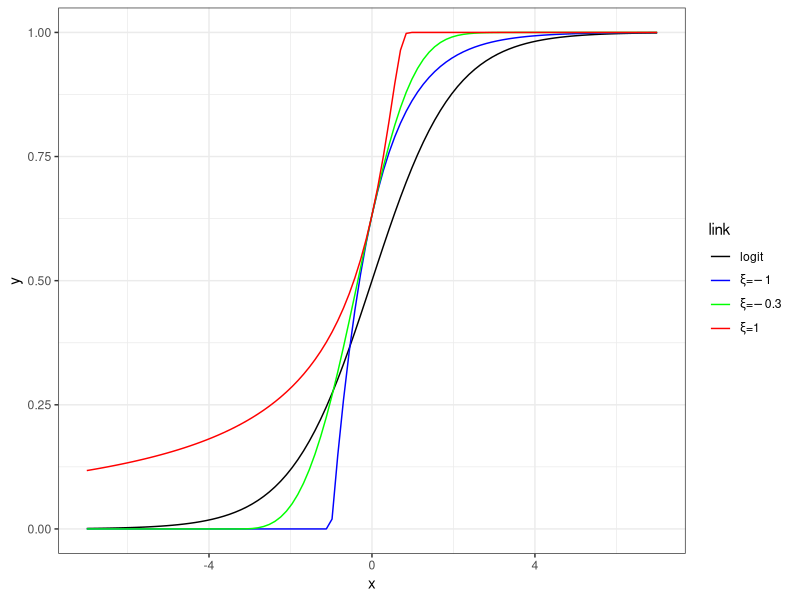
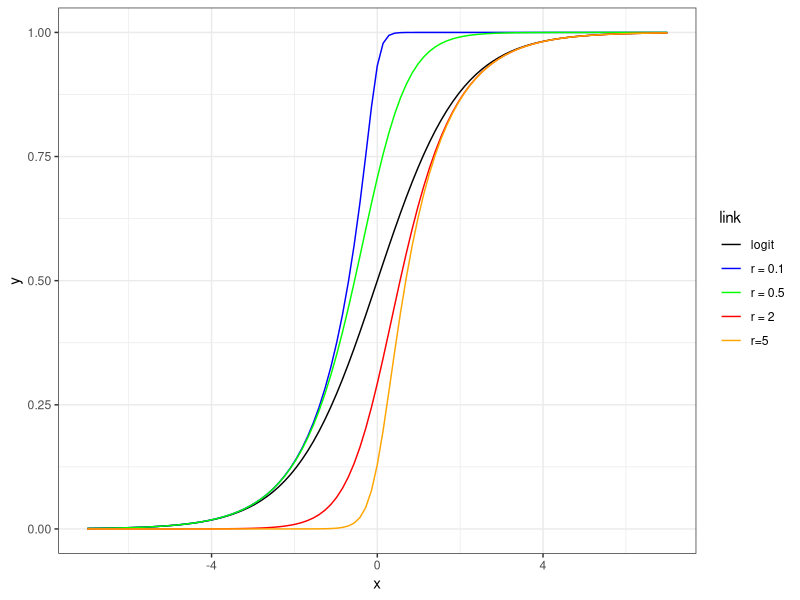
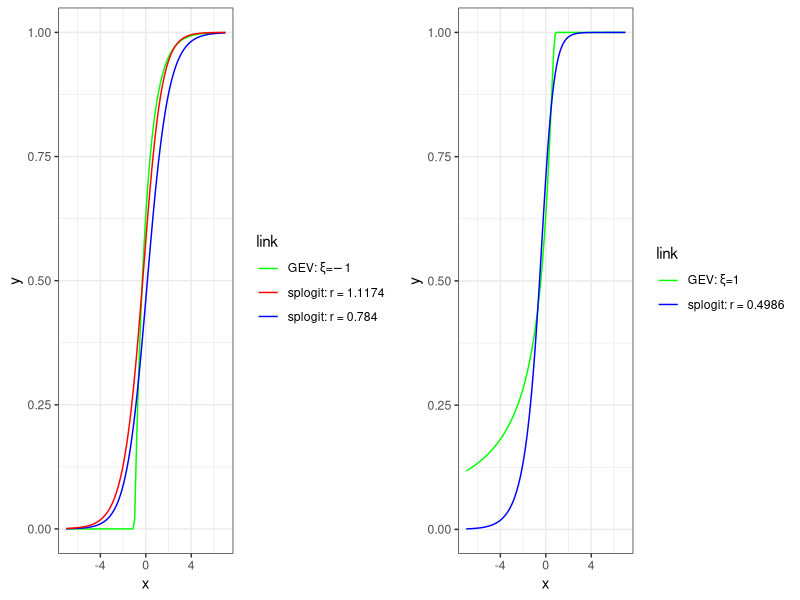
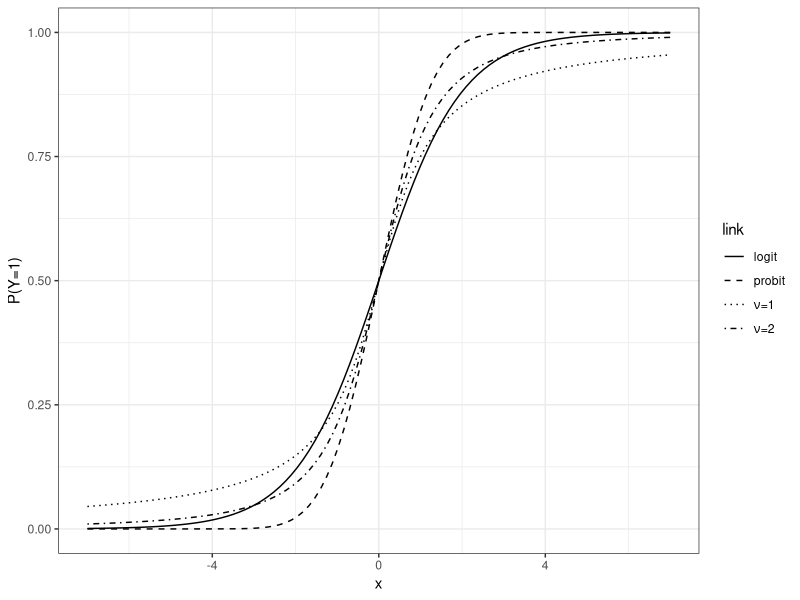
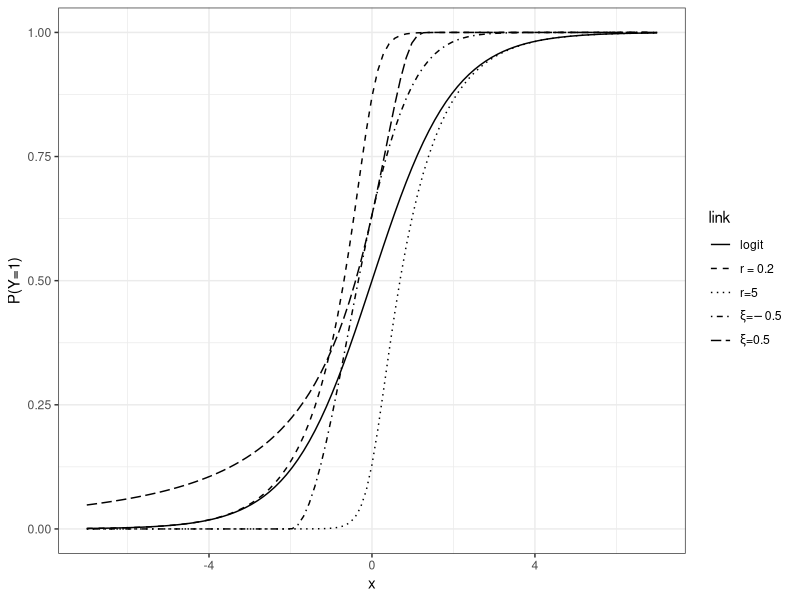
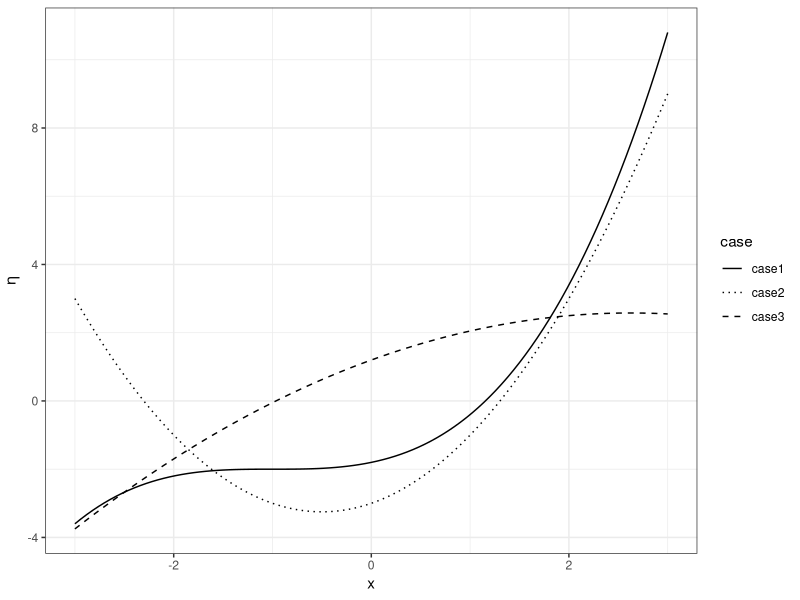

Write R code to recreate these figures, in order.
###### consider splogit and gev #### distribution ####
setwd("/Users/Xin/Research/link_function/")
library(ggplot2)
library(gridExtra)
library(evd)
###gev ###
pdf('document/figures/comparison/gevlink.pdf',width = 8,height = 6)
label.gev <- c('logit',expression(paste(xi,'=',-1,sep=' ')),expression(paste(xi,'=',-0.3,sep=' ')),expression(paste(xi,'=',1,sep=' ')))
ggplot(data.frame(x=c(-7, 7)), aes(x)) + 
  stat_function(fun=function(x) plogis(x,location = 0,scale = 1),aes(color='logit'))+
  stat_function(fun = function(x) 1-pgev(-x,loc = 0,scale = 1,shape = -1), aes(color='gev1' ))+
  stat_function(fun = function(x) 1-pgev(-x,loc = 0,scale = 1,shape = -0.3), aes(color='gev2' ))+
  stat_function(fun = function(x) 1-pgev(-x,loc = 0,scale = 1,shape = 1), aes(color='gev3' ))+
  scale_colour_manual(name='link',values=c('logit'='black','gev1'="blue",'gev2'="green",'gev3'='red'),labels= label.gev,breaks=c('logit','gev1','gev2','gev3'))+theme_bw()+theme(legend.text.align=0)
dev.off()


splogit.link <- function(eta0,r0)
{
  if(r0 >0 & r0 <=1)
  {
    prob0 <- exp(eta0)/((1+exp(eta0/r0))^r0)
  }
  
  if(r0 > 1)
  {
    eta.new <- -r0*eta0
    prob0 <- 1-(exp(eta.new)/(1+exp(eta.new)))^(1/r0)
  }
  return(prob0)
}


#### splogit ####

pdf('document/figures/comparison/splogitlink.pdf',width = 8,height = 6)
label.splogit <- c(paste('r','=',0.1,sep=' '),paste('r','=',0.5,sep=' '),paste('r','=',2,sep=' '),paste('r','=','5',sep=''))

ggplot(data.frame(x=c(-7, 7)), aes(x)) + 
  stat_function(fun=function(x) plogis(x,location = 0,scale = 1),aes(color='logit'))+
  stat_function(fun = function(x) splogit.link(eta0 = x,r0 = 0.1), aes(color='splogit1'))+
  stat_function(fun = function(x) splogit.link(eta0 = x,r0 = 0.5), aes(color='splogit2'))+
  stat_function(fun = function(x) splogit.link(eta0 = x,r0 = 2), aes(color='splogit3'))+
  stat_function(fun = function(x) splogit.link(eta0 = x,r0 = 5), aes(color='splogit4'))+
  scale_colour_manual(name='link',values=c('logit'='black','splogit1'="blue",'splogit2'='green','splogit3'='red','splogit4'='orange'),labels=c('logit',label.splogit),breaks=c('logit',paste('splogit',1:4,sep='')))+theme_bw()+theme(legend.text.align=0)
dev.off()


### comparison between gev and splogit ####

r.fun <- function(r,xi,interval,nseq)
{
  x <- seq(interval[1],interval[2],length.out = nseq)
  gev.value <- 1-pgev(-x,loc=0,scale=1,shape=xi)
  splogit.value <- splogit.link(eta0 = x,r0 = r)
  dif <- sum((gev.value - splogit.value)^2)
  return(dif)
}

r1.fun <- function(r)
{
  r.fun(r,xi=-1,interval=c(-6,6),nseq=2000)
}

r2.fun <- function(r)
{
  r.fun(r,xi=1,interval=c(-5,5),nseq=2000)
}
optimize(r1.fun,c(0,10))
optimize(r2.fun,c(0.1,2))

r.fun.skew <- function(r,xi)
{
  if(r>0 & r <1)
  {
    value <- 1-1*(r/(r+1))^(r)-exp(-(1+xi))
  }
  
  if(r >1)
  {
    value<- r*(1/(r+1))^(1/r)- exp(-(1+xi))
  }
  return(value)
}

rs1 <- function(r)
{
  r.fun.skew(r,-1)
}


library(gridExtra)

pdf('document/figures/comparison/comparisonlink.pdf',width = 14,height = 6)
c1 <- ggplot(data.frame(x=c(-7, 7)), aes(x)) + 
  stat_function(fun = function(x) 1-pgev(-x,loc = 0,scale = 1,shape = -1), aes(color='gev2' ))+
  stat_function(fun = function(x) splogit.link(eta0 = x,r0 = 1.1174), aes(color='splogit2'))+
  stat_function(fun = function(x) splogit.link(eta0=x,r0=0.7840), aes(color='splogit1'))+
  scale_colour_manual(name='link',values=c('gev2'="green",'splogit2'='blue','splogit1'='red'),labels=c(expression(paste('GEV: ',xi,'=',-1)),paste('splogit:','r','=',1.1174),paste('splogit:','r','=',0.7840)))+
  theme_bw()+theme(legend.text.align=0)

c2 <- ggplot(data.frame(x=c(-7, 7)), aes(x)) + 
  stat_function(fun = function(x) 1-pgev(-x,loc = 0,scale = 1,shape = 1), aes(color='gev2' ))+
  stat_function(fun = function(x) splogit.link(eta0 = x,r0 = 0.4986), aes(color='splogit2'))+
  scale_colour_manual(name='link',values=c('gev2'="green",'splogit2'='blue'),labels=c(expression(paste('GEV: ',xi,'=',1)),paste('splogit:','r','=',0.4986)))+theme_bw()+
  theme(legend.text.align=0)
grid.arrange(c1,c2,ncol=2)
dev.off()



###### symmetric link #####
pdf("document/figures/symmetric_link.pdf",width = 6,height = 4)
label.sym <- c('logit',"probit",expression(paste(nu,'=',1,sep=' ')),expression(paste(nu,'=',2,sep=' ')))
ggplot(data.frame(x=c(-7, 7)), aes(x)) + 
  stat_function(fun=function(x) plogis(x,location = 0,scale = 1),aes(linetype='logit'))+
  stat_function(fun = function(x) pnorm(x,0,1),aes(linetype="probit"))+
  stat_function(fun = function(x) pt(x,df = 1),aes(linetype = "t1"))+
  stat_function(fun = function(x) pt(x,df = 2),aes(linetype = "t2"))+
  scale_linetype_manual(name='link',values=c('logit'=1,'probit'=2,'t1'=3,'t2'=4),labels= label.sym,breaks=c('logit','probit','t1','t2'))+theme_bw()+theme(legend.text.align=0)+ylab("P(Y=1)")
dev.off()


pdf("document/figures/asymmetric_link.pdf",width = 6,height = 4)
label.asym <- c(paste('r','=',0.2,sep=' '),paste('r','=',5,sep=''),expression(paste(xi,'=',-0.5,sep=' ')),expression(paste(xi,'=',0.5,sep=' ')))
ggplot(data.frame(x=c(-7, 7)), aes(x)) + 
  stat_function(fun=function(x) plogis(x,location = 0,scale = 1),aes(linetype='logit'))+
  stat_function(fun = function(x) splogit.link(eta0 = x,r0 = 0.2), aes(linetype='splogit1'))+
  stat_function(fun = function(x) splogit.link(eta0 = x,r0 = 5), aes(linetype='splogit2'))+
  stat_function(fun = function(x) 1-pgev(-x,loc = 0,scale = 1,shape = -0.5), aes(linetype='gev1' ))+
  stat_function(fun = function(x) 1-pgev(-x,loc = 0,scale = 1,shape = 0.5), aes(linetype='gev2' ))+
  scale_linetype_manual(name='link',values=c('logit'=1,'splogit1'=2,'splogit2'=3,'gev1'=4,'gev2'=5),labels=c('logit',label.asym),breaks=c('logit',paste('splogit',1:2,sep=''),paste("gev",1:2,sep="")))+theme_bw()+theme(legend.text.align=0)+ylab("P(Y=1)")
dev.off()



##### curve ####

f1 <- function(x1)
{
  0.2*(x1+1)^3-2
}


f2 <- function(x1)
{
  x1^2+x1-3
}

f3 <- function(x1)
{
  -0.2*(x1-3)^2-0.15*x1+3
}



pdf("document/figures/curve.pdf",width = 6,height = 4)
ggplot(data.frame(x=c(-3, 3)), aes(x)) + 
  stat_function(fun = f1,aes(linetype='case1'))+
  stat_function(fun = f2,aes(linetype='case2'))+
  stat_function(fun = f3,aes(linetype='case3'))+
  scale_linetype_manual(name='case',values=c('case1'='solid','case2'="dotted",'case3'='dashed'),labels=c("case1","case2","case3"),breaks=c("case1","case2","case3"))+theme_bw()+theme(legend.text.align=0)+ylab(expression(eta))
dev.off()
